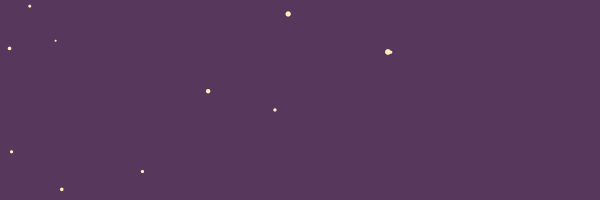
Frame 1 (no input)
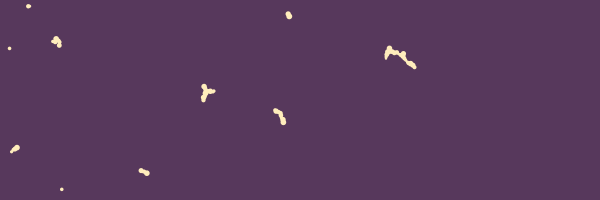
Frame 60 (the mouse pressed at the canvas centre just before this capture)
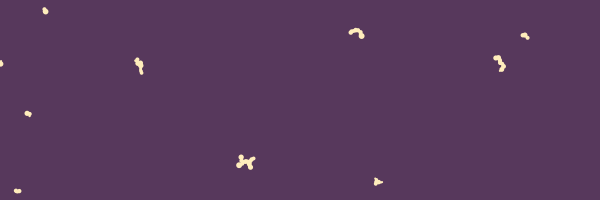
Frame 120 (the mouse held since frame 60 and released just before this capture)

The Processing sketch that drew these frames (run headless with seeded random() and noise(); from frame 60 on, the mouse is pressed at the canvas centre):

// Processing sketch: processing_154496
// ── processing_154496.pde

PVector [] ap;
int minRad= 1, maxRad= 3;


void setup() {
  size(600, 200);
  smooth();

  frameRate (200);

  ap = new PVector[0];

  while (ap.length< 10)
  {
    ap = (PVector []) append(ap, new PVector (random (width), random (height), random (minRad, maxRad)));
  }
}


void draw()
{

  background(#57385c);
  noStroke();
  fill (#ffedbc);

  float newR = random(minRad, maxRad);
  float newX = random(newR, width-newR);
  float newY = random(newR, height-newR);


  float closestDist = 100000000;
  int closestIndex = 0;
  float distance;
  // which circle is the closest?
  for (int i=0; i < ap.length; i++) 
  {
    distance = dist(newX, newY, ap[i].x, ap[i].y);
    if (distance < closestDist) {
      closestDist = distance;
      closestIndex = i;
    }
  }


  // aline it to the closest circle outline
  float angle = atan2(newY-ap[closestIndex].y, newX-ap[closestIndex].x);


  newX = ap[closestIndex].x + cos(angle) * ap [closestIndex].z;
  newY = ap[closestIndex].y + sin(angle) * ap [closestIndex].z;

  ap = (PVector []) append (ap, new PVector (newX, newY, newR));

  // draw them
  for (int i=0 ; i < ap.length; i++) {

    ellipse( ap[i].x, ap[i].y, ap[i].z*2, ap[i].z*2);
  }
}

void mousePressed ()
{
  setup();
}
